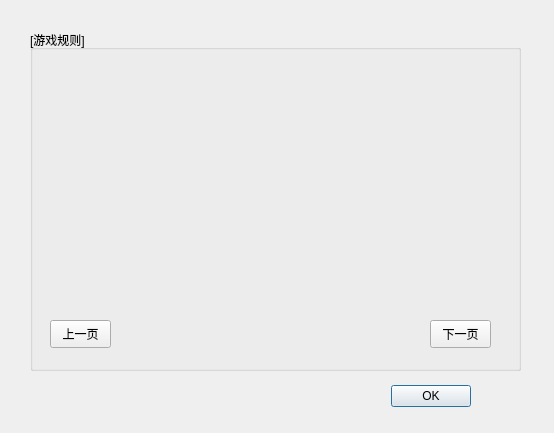
<?xml version="1.0" encoding="UTF-8"?>
<ui version="4.0">
 <class>rule</class>
 <widget class="QDialog" name="rule">
  <property name="geometry">
   <rect>
    <x>0</x>
    <y>0</y>
    <width>554</width>
    <height>433</height>
   </rect>
  </property>
  <property name="minimumSize">
   <size>
    <width>554</width>
    <height>433</height>
   </size>
  </property>
  <property name="maximumSize">
   <size>
    <width>554</width>
    <height>433</height>
   </size>
  </property>
  <property name="windowTitle">
   <string>Dialog</string>
  </property>
  <widget class="QDialogButtonBox" name="buttonBox">
   <property name="geometry">
    <rect>
     <x>380</x>
     <y>380</y>
     <width>91</width>
     <height>32</height>
    </rect>
   </property>
   <property name="orientation">
    <enum>Qt::Horizontal</enum>
   </property>
   <property name="standardButtons">
    <set>QDialogButtonBox::Ok</set>
   </property>
  </widget>
  <widget class="QGroupBox" name="title">
   <property name="geometry">
    <rect>
     <x>30</x>
     <y>30</y>
     <width>491</width>
     <height>341</height>
    </rect>
   </property>
   <property name="title">
    <string>[游戏规则]</string>
   </property>
   <widget class="QLabel" name="textB">
    <property name="geometry">
     <rect>
      <x>0</x>
      <y>30</y>
      <width>481</width>
      <height>241</height>
     </rect>
    </property>
    <property name="text">
     <string/>
    </property>
   </widget>
   <widget class="QPushButton" name="pBL">
    <property name="geometry">
     <rect>
      <x>20</x>
      <y>290</y>
      <width>61</width>
      <height>28</height>
     </rect>
    </property>
    <property name="text">
     <string>上一页</string>
    </property>
   </widget>
   <widget class="QPushButton" name="pBR">
    <property name="geometry">
     <rect>
      <x>400</x>
      <y>290</y>
      <width>61</width>
      <height>28</height>
     </rect>
    </property>
    <property name="text">
     <string>下一页</string>
    </property>
   </widget>
   <widget class="QLabel" name="textL">
    <property name="geometry">
     <rect>
      <x>10</x>
      <y>30</y>
      <width>245</width>
      <height>245</height>
     </rect>
    </property>
    <property name="minimumSize">
     <size>
      <width>245</width>
      <height>245</height>
     </size>
    </property>
    <property name="maximumSize">
     <size>
      <width>245</width>
      <height>245</height>
     </size>
    </property>
    <property name="text">
     <string/>
    </property>
   </widget>
   <widget class="QLabel" name="textR">
    <property name="geometry">
     <rect>
      <x>260</x>
      <y>30</y>
      <width>221</width>
      <height>241</height>
     </rect>
    </property>
    <property name="text">
     <string/>
    </property>
    <property name="scaledContents">
     <bool>false</bool>
    </property>
   </widget>
  </widget>
 </widget>
 <resources/>
 <connections>
  <connection>
   <sender>buttonBox</sender>
   <signal>accepted()</signal>
   <receiver>rule</receiver>
   <slot>accept()</slot>
   <hints>
    <hint type="sourcelabel">
     <x>248</x>
     <y>254</y>
    </hint>
    <hint type="destinationlabel">
     <x>157</x>
     <y>274</y>
    </hint>
   </hints>
  </connection>
  <connection>
   <sender>buttonBox</sender>
   <signal>rejected()</signal>
   <receiver>rule</receiver>
   <slot>reject()</slot>
   <hints>
    <hint type="sourcelabel">
     <x>316</x>
     <y>260</y>
    </hint>
    <hint type="destinationlabel">
     <x>286</x>
     <y>274</y>
    </hint>
   </hints>
  </connection>
 </connections>
</ui>
